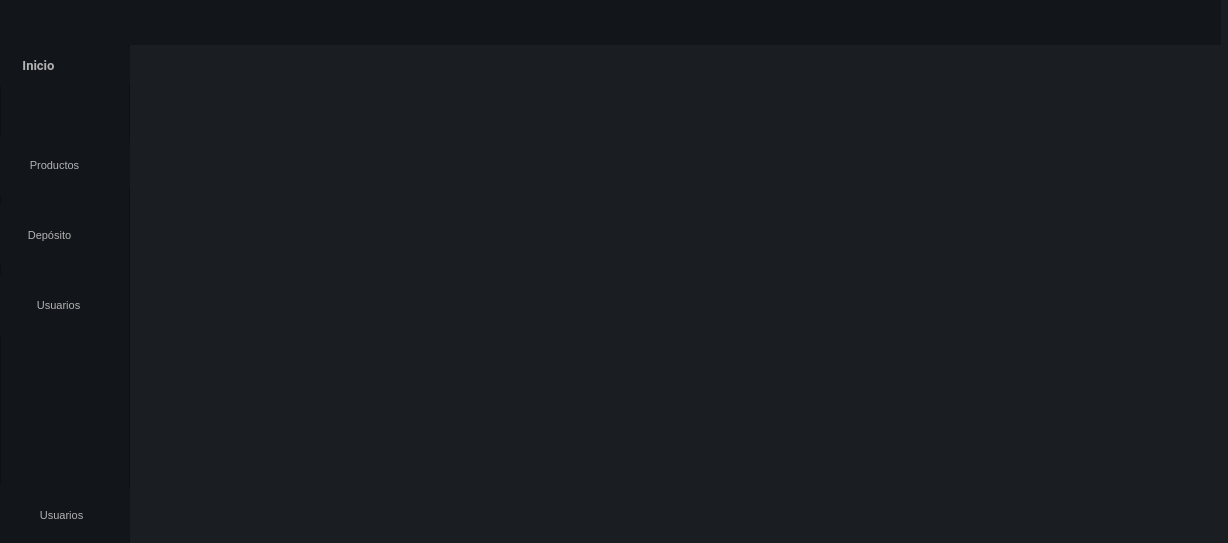
<?xml version="1.0" encoding="UTF-8"?>
<ui version="4.0">
 <class>MainWindow</class>
 <widget class="QMainWindow" name="MainWindow">
  <property name="geometry">
   <rect>
    <x>0</x>
    <y>0</y>
    <width>1228</width>
    <height>543</height>
   </rect>
  </property>
  <property name="windowTitle">
   <string>MainWindow</string>
  </property>
  <property name="styleSheet">
   <string notr="true">background-color: #1a1e23;
</string>
  </property>
  <widget class="QWidget" name="centralwidget">
   <property name="minimumSize">
    <size>
     <width>1000</width>
     <height>500</height>
    </size>
   </property>
   <widget class="QFrame" name="Top_Bar">
    <property name="geometry">
     <rect>
      <x>0</x>
      <y>0</y>
      <width>1221</width>
      <height>45</height>
     </rect>
    </property>
    <property name="minimumSize">
     <size>
      <width>0</width>
      <height>45</height>
     </size>
    </property>
    <property name="maximumSize">
     <size>
      <width>16777215</width>
      <height>45</height>
     </size>
    </property>
    <property name="styleSheet">
     <string notr="true">background-color: #12151a;
</string>
    </property>
    <property name="frameShape">
     <enum>QFrame::NoFrame</enum>
    </property>
    <property name="frameShadow">
     <enum>QFrame::Raised</enum>
    </property>
    <layout class="QHBoxLayout" name="horizontalLayout">
     <property name="spacing">
      <number>0</number>
     </property>
     <property name="leftMargin">
      <number>0</number>
     </property>
     <property name="topMargin">
      <number>0</number>
     </property>
     <property name="rightMargin">
      <number>0</number>
     </property>
     <property name="bottomMargin">
      <number>0</number>
     </property>
     <item>
      <widget class="QLabel" name="label">
       <property name="minimumSize">
        <size>
         <width>0</width>
         <height>45</height>
        </size>
       </property>
       <property name="maximumSize">
        <size>
         <width>200</width>
         <height>51</height>
        </size>
       </property>
       <property name="text">
        <string/>
       </property>
       <property name="pixmap">
        <pixmap resource="img/img_oficiales.qrc">:/cct/logo-18.png</pixmap>
       </property>
       <property name="scaledContents">
        <bool>true</bool>
       </property>
       <property name="alignment">
        <set>Qt::AlignCenter</set>
       </property>
      </widget>
     </item>
    </layout>
   </widget>
   <widget class="QFrame" name="Content">
    <property name="geometry">
     <rect>
      <x>0</x>
      <y>45</y>
      <width>1224</width>
      <height>543</height>
     </rect>
    </property>
    <property name="frameShape">
     <enum>QFrame::NoFrame</enum>
    </property>
    <property name="frameShadow">
     <enum>QFrame::Raised</enum>
    </property>
    <widget class="QFrame" name="frame_left_menu">
     <property name="geometry">
      <rect>
       <x>0</x>
       <y>0</y>
       <width>130</width>
       <height>502</height>
      </rect>
     </property>
     <property name="minimumSize">
      <size>
       <width>50</width>
       <height>0</height>
      </size>
     </property>
     <property name="maximumSize">
      <size>
       <width>130</width>
       <height>16777215</height>
      </size>
     </property>
     <property name="styleSheet">
      <string notr="true">background-color: #12151a;</string>
     </property>
     <property name="frameShape">
      <enum>QFrame::StyledPanel</enum>
     </property>
     <property name="frameShadow">
      <enum>QFrame::Raised</enum>
     </property>
     <widget class="QPushButton" name="btn_usuarios_4">
      <property name="enabled">
       <bool>true</bool>
      </property>
      <property name="geometry">
       <rect>
        <x>-57</x>
        <y>0</y>
        <width>191</width>
        <height>41</height>
       </rect>
      </property>
      <property name="minimumSize">
       <size>
        <width>0</width>
        <height>40</height>
       </size>
      </property>
      <property name="font">
       <font>
        <family>Roboto</family>
        <pointsize>10</pointsize>
        <weight>75</weight>
        <bold>true</bold>
       </font>
      </property>
      <property name="cursor">
       <cursorShape>PointingHandCursor</cursorShape>
      </property>
      <property name="styleSheet">
       <string notr="true">QPushButton {
color: #b3b3b3;
background-color: #12151a;
border: none;
border-radius:10px;
padding:0 5px;
font-size: 10pt;
font-weight: bold;
font-family: Roboto
}

QPushButton:hover {
background-color: #23262b;
}

</string>
      </property>
      <property name="text">
       <string>Inicio</string>
      </property>
      <property name="icon">
       <iconset resource="img/img_oficiales.qrc">
        <normaloff>:/cct/Usuarios.png</normaloff>:/cct/Usuarios.png</iconset>
      </property>
      <property name="iconSize">
       <size>
        <width>60</width>
        <height>60</height>
       </size>
      </property>
     </widget>
     <widget class="QPushButton" name="btn_usuarios_6">
      <property name="enabled">
       <bool>true</bool>
      </property>
      <property name="geometry">
       <rect>
        <x>-21</x>
        <y>90</y>
        <width>151</width>
        <height>60</height>
       </rect>
      </property>
      <property name="minimumSize">
       <size>
        <width>0</width>
        <height>40</height>
       </size>
      </property>
      <property name="font">
       <font>
        <pointsize>-1</pointsize>
       </font>
      </property>
      <property name="cursor">
       <cursorShape>PointingHandCursor</cursorShape>
      </property>
      <property name="styleSheet">
       <string notr="true">QPushButton {
color: #b3b3b3;
background-color: #12151a;
border: none;
border-radius:10px;
padding:0 5px;
font-size: 11px;
}

QPushButton:hover {
background-color: #23262b;
}

</string>
      </property>
      <property name="text">
       <string>Productos</string>
      </property>
      <property name="icon">
       <iconset resource="img/img_oficiales.qrc">
        <normaloff>:/cct/Usuarios.png</normaloff>:/cct/Usuarios.png</iconset>
      </property>
      <property name="iconSize">
       <size>
        <width>60</width>
        <height>60</height>
       </size>
      </property>
     </widget>
     <widget class="QPushButton" name="btn_usuarios_7">
      <property name="enabled">
       <bool>true</bool>
      </property>
      <property name="geometry">
       <rect>
        <x>-26</x>
        <y>160</y>
        <width>151</width>
        <height>60</height>
       </rect>
      </property>
      <property name="minimumSize">
       <size>
        <width>0</width>
        <height>40</height>
       </size>
      </property>
      <property name="font">
       <font>
        <pointsize>-1</pointsize>
       </font>
      </property>
      <property name="cursor">
       <cursorShape>PointingHandCursor</cursorShape>
      </property>
      <property name="styleSheet">
       <string notr="true">QPushButton {
color: #b3b3b3;
background-color: #12151a;
border: none;
border-radius:10px;
padding:0 5px;
font-size: 11px;
}

QPushButton:hover {
background-color: #23262b;
}

</string>
      </property>
      <property name="text">
       <string>Depósito</string>
      </property>
      <property name="icon">
       <iconset resource="img/img_oficiales.qrc">
        <normaloff>:/cct/Usuarios.png</normaloff>:/cct/Usuarios.png</iconset>
      </property>
      <property name="iconSize">
       <size>
        <width>60</width>
        <height>60</height>
       </size>
      </property>
     </widget>
     <widget class="QPushButton" name="btn_usuarios_8">
      <property name="enabled">
       <bool>true</bool>
      </property>
      <property name="geometry">
       <rect>
        <x>-20</x>
        <y>440</y>
        <width>151</width>
        <height>60</height>
       </rect>
      </property>
      <property name="minimumSize">
       <size>
        <width>0</width>
        <height>40</height>
       </size>
      </property>
      <property name="font">
       <font>
        <pointsize>-1</pointsize>
       </font>
      </property>
      <property name="cursor">
       <cursorShape>PointingHandCursor</cursorShape>
      </property>
      <property name="styleSheet">
       <string notr="true">QPushButton {
color: #b3b3b3;
background-color: #12151a;
border: none;
border-radius:10px;
padding:0 5px;
font-size: 11px;
}

QPushButton:hover {
background-color: #23262b;
}

</string>
      </property>
      <property name="text">
       <string>    Usuarios</string>
      </property>
      <property name="icon">
       <iconset resource="img/img_oficiales.qrc">
        <normaloff>:/cct/Usuarios.png</normaloff>:/cct/Usuarios.png</iconset>
      </property>
      <property name="iconSize">
       <size>
        <width>60</width>
        <height>60</height>
       </size>
      </property>
     </widget>
     <widget class="QPushButton" name="btn_usuarios_9">
      <property name="enabled">
       <bool>true</bool>
      </property>
      <property name="geometry">
       <rect>
        <x>-23</x>
        <y>230</y>
        <width>151</width>
        <height>60</height>
       </rect>
      </property>
      <property name="minimumSize">
       <size>
        <width>0</width>
        <height>40</height>
       </size>
      </property>
      <property name="font">
       <font>
        <pointsize>-1</pointsize>
       </font>
      </property>
      <property name="cursor">
       <cursorShape>PointingHandCursor</cursorShape>
      </property>
      <property name="styleSheet">
       <string notr="true">QPushButton {
color: #b3b3b3;
background-color: #12151a;
border: none;
border-radius:10px;
padding:0 5px;
font-size: 11px;
}

QPushButton:hover {
background-color: #23262b;
}

</string>
      </property>
      <property name="text">
       <string>    Usuarios</string>
      </property>
      <property name="icon">
       <iconset resource="img/img_oficiales.qrc">
        <normaloff>:/cct/Usuarios.png</normaloff>:/cct/Usuarios.png</iconset>
      </property>
      <property name="iconSize">
       <size>
        <width>60</width>
        <height>60</height>
       </size>
      </property>
     </widget>
    </widget>
   </widget>
  </widget>
 </widget>
 <resources>
  <include location="img/img_oficiales.qrc"/>
 </resources>
 <connections/>
</ui>
